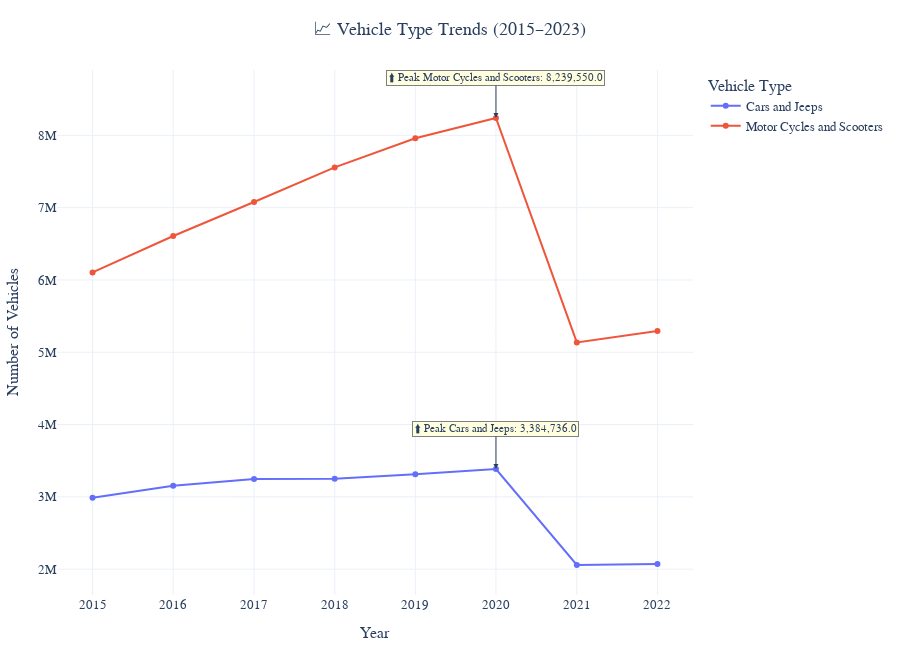

Notebook code cell kept with this figure:
### Markdown cell above
Plotting a line chart for each type of vehicle

### Code cell
fig = px.line(
    df_long,
    x='Year',
    y='Count',
    color='Type of Vehicles',
    markers=True,
    title='📈 Vehicle Type Trends (2015–2022)',
    labels={'Year': 'Year', 'Count': 'Number of Vehicles'},
    template='plotly_white'
)


# Step 4: Annotate Peaks
for vehicle in df_long['Type of Vehicles'].unique():
    sub_df = df_long[df_long['Type of Vehicles'] == vehicle]
    peak_row = sub_df.loc[sub_df['Count'].idxmax()]
    
    fig.add_annotation(
        x=peak_row['Year'],
        y=peak_row['Count'],
        text=f"⬆️ Peak {vehicle}: {peak_row['Count']:,}",
        showarrow=True,
        arrowhead=2,
        ax=0,
        ay=-40,
        bgcolor="lightyellow",
        font=dict(size=11),
        bordercolor="gray",
        borderwidth=1
    )


# Step 5: Layout Polishing
fig.update_layout(
    height=650,
    title_x=0.5,
    hovermode='x unified',
    font=dict(family="Arial", size=13),
    margin=dict(l=50, r=50, t=70, b=40),
    legend_title="Vehicle Type"
)

fig.show()

### Figure 1 — Plotly figure (JSON) as saved in the notebook; plotly's stock layout.template omitted (floating-point values rounded to 4 significant figures)
{"data": [{"hovertemplate": "Type of Vehicles=Cars and Jeeps<br>Year=%{x}<br>Number of Vehicles=%{y}<extra></extra>", "legendgroup": "Cars and Jeeps", "line": {"color": "#636efa", "dash": "solid"}, "marker": {"symbol": "circle"}, "mode": "lines+markers", "name": "Cars and Jeeps", "orientation": "v", "showlegend": true, "type": "scatter", "x": ["2015-01-01T00:00:00.000000000", "2016-01-01T00:00:00.000000000", "2017-01-01T00:00:00.000000000", "2018-01-01T00:00:00.000000000", "2019-01-01T00:00:00.000000000", "2020-01-01T00:00:00.000000000", "2021-01-01T00:00:00.000000000", "2022-01-01T00:00:00.000000000"], "xaxis": "x", "y": [2987000.0, 3153000.0, 3247000.0, 3250000.0, 3312000.0, 3385000.0, 2058000.0, 2071000.0], "yaxis": "y"}, {"hovertemplate": "Type of Vehicles=Motor Cycles and Scooters<br>Year=%{x}<br>Number of Vehicles=%{y}<extra></extra>", "legendgroup": "Motor Cycles and Scooters", "line": {"color": "#EF553B", "dash": "solid"}, "marker": {"symbol": "circle"}, "mode": "lines+markers", "name": "Motor Cycles and Scooters", "orientation": "v", "showlegend": true, "type": "scatter", "x": ["2015-01-01T00:00:00.000000000", "2016-01-01T00:00:00.000000000", "2017-01-01T00:00:00.000000000", "2018-01-01T00:00:00.000000000", "2019-01-01T00:00:00.000000000", "2020-01-01T00:00:00.000000000", "2021-01-01T00:00:00.000000000", "2022-01-01T00:00:00.000000000"], "xaxis": "x", "y": [6104000.0, 6608000.0, 7078000.0, 7556000.0, 7960000.0, 8240000.0, 5136000.0, 5295000.0], "yaxis": "y"}], "layout": {"annotations": [{"arrowhead": 2, "ax": 0, "ay": -40, "bgcolor": "lightyellow", "bordercolor": "gray", "borderwidth": 1, "font": {"size": 11}, "showarrow": true, "text": "⬆️ Peak Cars and Jeeps: 3,384,736.0", "x": "2020-01-01T00:00:00", "y": 3384736}, {"arrowhead": 2, "ax": 0, "ay": -40, "bgcolor": "lightyellow", "bordercolor": "gray", "borderwidth": 1, "font": {"size": 11}, "showarrow": true, "text": "⬆️ Peak Motor Cycles and Scooters: 8,239,550.0", "x": "2020-01-01T00:00:00", "y": 8239550}], "font": {"family": "Arial", "size": 13}, "height": 650, "hovermode": "x unified", "legend": {"title": {"text": "Vehicle Type"}, "tracegroupgap": 0}, "margin": {"b": 40, "l": 50, "r": 50, "t": 70}, "title": {"text": "📈 Vehicle Type Trends (2015–2023)", "x": 0.5}, "xaxis": {"anchor": "y", "domain": [0, 1], "title": {"text": "Year"}}, "yaxis": {"anchor": "x", "domain": [0, 1], "title": {"text": "Number of Vehicles"}}}}
